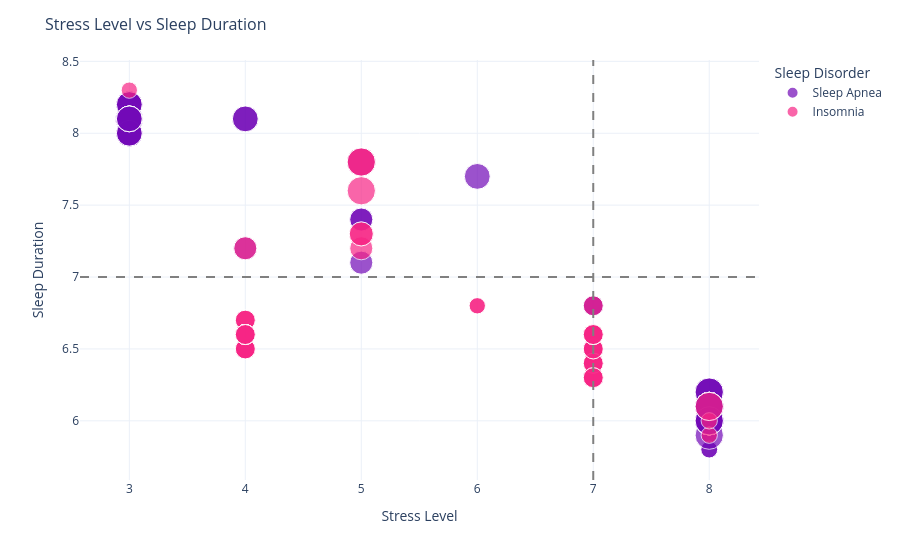

Source (notebook cell):
### Markdown cell above
* Sleep quality generally increases with age for the healthy cohort ('None').
* For groups suffering from a disorder, the trend lines flatten, indicating that age does not improve subjective quality.

### Code cell
%%time
# 3.5 - Stress Level × Sleep Duration bubble chart
fig = px.scatter(df, x="Stress Level", y="Sleep Duration", size="Physical Activity Level", color="Sleep Disorder",
                 color_discrete_map=TARGET_COLORS)
fig.add_hline(y=7, line_dash="dash", line_color="gray")
fig.add_vline(x=7, line_dash="dash", line_color="gray")
fig.update_layout(template='plotly_white', title_text="Stress Level vs Sleep Duration", title_font_size=16)
fig.show()

### Figure 1 — Plotly figure (JSON) as saved in the notebook; plotly's stock layout.template omitted (floating-point values rounded to 4 significant figures)
{"data": [{"hovertemplate": "Sleep Disorder=Sleep Apnea<br>Stress Level=%{x}<br>Sleep Duration=%{y}<br>Physical Activity Level=%{marker.size}<extra></extra>", "legendgroup": "Sleep Apnea", "marker": {"color": "#7209b7", "size": [30, 30, 40, 30, 35, 75, 32, 32, 60, 35, 60, 60, 60, 45, 45, 90, 45, 90, 90, 90, 90, 90, 90, 90, 90, 90, 85, 85, 90, 90, 90, 90, 90, 90, 90, 90, 90, 90, 90, 90, 90, 90, 90, 90, 90, 90, 90, 90, 75, 75, 75, 75, 75, 75, 75, 75, 75, 75, 75, 75, 75, 75, 75, 75, 75, 75, 75, 75, 75, 75, 75, 75, 75, 75, 75, 75, 75, 75], "sizemode": "area", "sizeref": 0.225, "symbol": "circle"}, "mode": "markers", "name": "Sleep Apnea", "orientation": "v", "showlegend": true, "type": "scatter", "x": [8, 8, 7, 8, 7, 6, 8, 8, 5, 7, 4, 5, 5, 7, 7, 5, 7, 8, 8, 8, 8, 8, 8, 8, 8, 8, 3, 3, 8, 8, 8, 8, 8, 8, 8, 8, 8, 8, 8, 8, 8, 8, 8, 8, 8, 8, 8, 8, 4, 4, 3, 3, 3, 3, 3, 3, 3, 3, 3, 3, 3, 3, 3, 3, 3, 3, 3, 3, 3, 3, 3, 3, 3, 3, 3, 3, 3, 3], "xaxis": "x", "y": [5.9, 5.9, 6.5, 6.0, 6.4, 7.7, 5.8, 5.8, 7.4, 6.6, 7.2, 7.1, 7.4, 6.8, 6.8, 7.8, 6.5, 5.9, 6.0, 6.1, 6.1, 6.1, 6.1, 6.2, 6.2, 6.2, 8.1, 8.1, 6.1, 6.0, 6.0, 6.0, 6.0, 6.0, 6.0, 6.0, 6.1, 6.0, 6.1, 6.1, 6.0, 6.1, 6.0, 6.1, 6.1, 6.0, 6.1, 6.1, 8.1, 8.1, 8.2, 8.2, 8.2, 8.2, 8.2, 8.1, 8.1, 8.1, 8.0, 8.0, 8.0, 8.0, 8.0, 8.0, 8.2, 8.2, 8.2, 8.2, 8.0, 8.0, 8.1, 8.0, 8.1, 8.1, 8.0, 8.1, 8.1, 8.1], "yaxis": "y"}, {"hovertemplate": "Sleep Disorder=Insomnia<br>Stress Level=%{x}<br>Sleep Duration=%{y}<br>Physical Activity Level=%{marker.size}<extra></extra>", "legendgroup": "Insomnia", "marker": {"color": "#f72585", "size": [30, 40, 40, 35, 30, 60, 35, 60, 40, 90, 45, 45, 45, 45, 45, 45, 45, 45, 45, 45, 45, 45, 45, 45, 45, 45, 90, 90, 45, 45, 45, 45, 45, 45, 45, 45, 45, 45, 45, 45, 45, 45, 45, 45, 45, 45, 45, 45, 45, 45, 45, 45, 45, 45, 45, 45, 30, 30, 45, 45, 45, 45, 45, 45, 45, 45, 45, 65, 65, 90, 45, 45, 45, 45, 45, 45, 30], "sizemode": "area", "sizeref": 0.225, "symbol": "circle"}, "mode": "markers", "name": "Insomnia", "orientation": "v", "showlegend": true, "type": "scatter", "x": [8, 7, 7, 7, 8, 4, 7, 5, 7, 5, 7, 4, 7, 4, 7, 4, 7, 7, 7, 7, 7, 7, 7, 7, 7, 7, 5, 5, 4, 7, 7, 7, 4, 7, 4, 7, 4, 7, 4, 7, 4, 7, 4, 7, 7, 4, 7, 7, 4, 7, 7, 4, 7, 4, 7, 7, 6, 6, 4, 4, 4, 4, 4, 4, 4, 4, 4, 5, 5, 8, 7, 7, 7, 7, 7, 7, 3], "xaxis": "x", "y": [5.9, 6.3, 6.5, 6.4, 6.0, 7.2, 6.6, 7.2, 6.5, 7.6, 6.5, 6.7, 6.3, 6.7, 6.5, 6.7, 6.4, 6.5, 6.5, 6.5, 6.5, 6.5, 6.5, 6.5, 6.5, 6.5, 7.8, 7.8, 6.6, 6.4, 6.3, 6.4, 6.6, 6.3, 6.6, 6.3, 6.6, 6.3, 6.6, 6.3, 6.6, 6.3, 6.6, 6.3, 6.4, 6.5, 6.3, 6.4, 6.5, 6.3, 6.4, 6.5, 6.3, 6.5, 6.3, 6.8, 6.8, 6.8, 6.5, 6.5, 6.5, 6.5, 6.6, 6.6, 6.6, 6.6, 6.6, 7.3, 7.3, 6.1, 6.5, 6.5, 6.6, 6.6, 6.6, 6.6, 8.3], "yaxis": "y"}], "layout": {"legend": {"itemsizing": "constant", "title": {"text": "Sleep Disorder"}, "tracegroupgap": 0}, "margin": {"t": 60}, "shapes": [{"line": {"color": "gray", "dash": "dash"}, "type": "line", "x0": 0, "x1": 1, "xref": "x domain", "y0": 7, "y1": 7, "yref": "y"}, {"line": {"color": "gray", "dash": "dash"}, "type": "line", "x0": 7, "x1": 7, "xref": "x", "y0": 0, "y1": 1, "yref": "y domain"}], "title": {"font": {"size": 16}, "text": "Stress Level vs Sleep Duration"}, "xaxis": {"anchor": "y", "domain": [0, 1], "title": {"text": "Stress Level"}}, "yaxis": {"anchor": "x", "domain": [0, 1], "title": {"text": "Sleep Duration"}}}}
